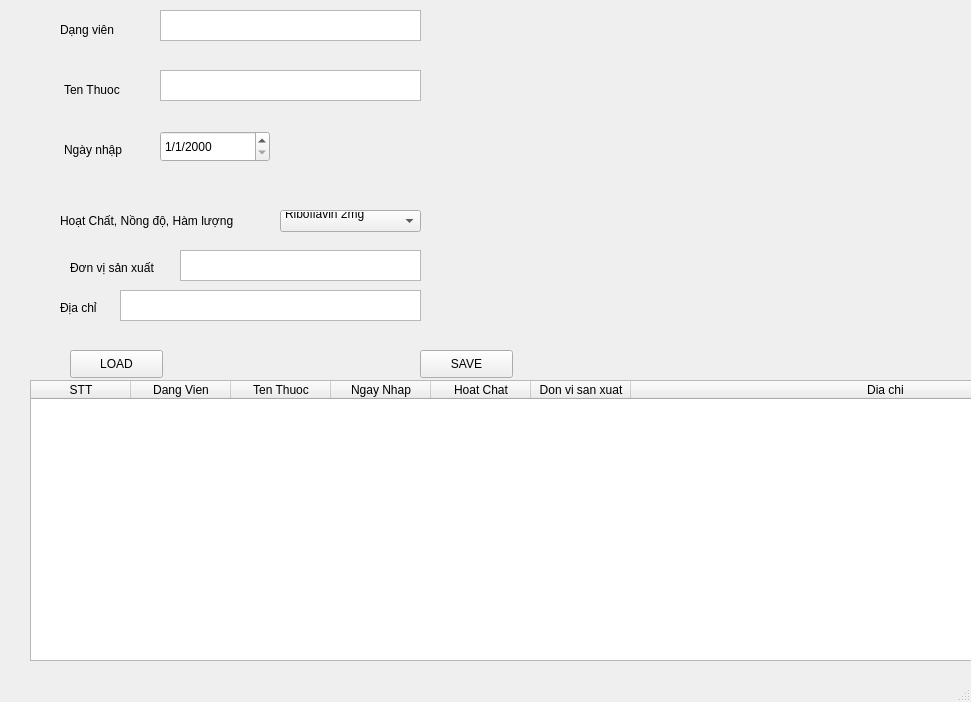
<?xml version="1.0" encoding="UTF-8"?>
<ui version="4.0">
 <class>MainWindow</class>
 <widget class="QMainWindow" name="MainWindow">
  <property name="geometry">
   <rect>
    <x>0</x>
    <y>0</y>
    <width>971</width>
    <height>702</height>
   </rect>
  </property>
  <property name="windowTitle">
   <string>MainWindow</string>
  </property>
  <widget class="QWidget" name="centralwidget">
   <widget class="QPushButton" name="btnLoad">
    <property name="geometry">
     <rect>
      <x>70</x>
      <y>350</y>
      <width>93</width>
      <height>28</height>
     </rect>
    </property>
    <property name="text">
     <string>LOAD</string>
    </property>
   </widget>
   <widget class="QPushButton" name="btnSave">
    <property name="geometry">
     <rect>
      <x>420</x>
      <y>350</y>
      <width>93</width>
      <height>28</height>
     </rect>
    </property>
    <property name="text">
     <string>SAVE</string>
    </property>
   </widget>
   <widget class="QLabel" name="label">
    <property name="geometry">
     <rect>
      <x>64</x>
      <y>80</y>
      <width>71</width>
      <height>20</height>
     </rect>
    </property>
    <property name="text">
     <string>Ten Thuoc</string>
    </property>
   </widget>
   <widget class="QTextEdit" name="txt_tenThuoc">
    <property name="geometry">
     <rect>
      <x>160</x>
      <y>70</y>
      <width>261</width>
      <height>31</height>
     </rect>
    </property>
   </widget>
   <widget class="QLabel" name="label_2">
    <property name="geometry">
     <rect>
      <x>64</x>
      <y>140</y>
      <width>71</width>
      <height>20</height>
     </rect>
    </property>
    <property name="text">
     <string>Ngày nhập</string>
    </property>
   </widget>
   <widget class="QLabel" name="label_3">
    <property name="geometry">
     <rect>
      <x>60</x>
      <y>20</y>
      <width>71</width>
      <height>20</height>
     </rect>
    </property>
    <property name="text">
     <string>Dạng viên</string>
    </property>
   </widget>
   <widget class="QLabel" name="label_4">
    <property name="geometry">
     <rect>
      <x>60</x>
      <y>200</y>
      <width>181</width>
      <height>41</height>
     </rect>
    </property>
    <property name="text">
     <string>Hoạt Chất, Nồng độ, Hàm lượng</string>
    </property>
   </widget>
   <widget class="QComboBox" name="txt_HoatChat">
    <property name="geometry">
     <rect>
      <x>280</x>
      <y>210</y>
      <width>141</width>
      <height>22</height>
     </rect>
    </property>
    <item>
     <property name="text">
      <string>Riboflavin 2mg
</string>
     </property>
    </item>
    <item>
     <property name="text">
      <string>Acid ascorbic 250 mg
</string>
     </property>
    </item>
    <item>
     <property name="text">
      <string>Rutin 50 mg; Vitamin C 50mg
</string>
     </property>
    </item>
    <item>
     <property name="text">
      <string>Acid ascorbic 500 mg
</string>
     </property>
    </item>
    <item>
     <property name="text">
      <string>Acid ascorbic 500 mg
</string>
     </property>
    </item>
    <item>
     <property name="text">
      <string>Cinnarizin 25mg
</string>
     </property>
    </item>
   </widget>
   <widget class="QLabel" name="label_5">
    <property name="geometry">
     <rect>
      <x>70</x>
      <y>260</y>
      <width>101</width>
      <height>16</height>
     </rect>
    </property>
    <property name="text">
     <string>Đơn vị sản xuất</string>
    </property>
   </widget>
   <widget class="QTextEdit" name="txt_DonViSanXuat">
    <property name="geometry">
     <rect>
      <x>180</x>
      <y>250</y>
      <width>241</width>
      <height>31</height>
     </rect>
    </property>
   </widget>
   <widget class="QLabel" name="label_6">
    <property name="geometry">
     <rect>
      <x>60</x>
      <y>300</y>
      <width>55</width>
      <height>16</height>
     </rect>
    </property>
    <property name="text">
     <string>Địa chỉ</string>
    </property>
   </widget>
   <widget class="QTextEdit" name="txt_DiaChi">
    <property name="geometry">
     <rect>
      <x>120</x>
      <y>290</y>
      <width>301</width>
      <height>31</height>
     </rect>
    </property>
   </widget>
   <widget class="QTextEdit" name="txt_DangVien">
    <property name="geometry">
     <rect>
      <x>160</x>
      <y>10</y>
      <width>261</width>
      <height>31</height>
     </rect>
    </property>
   </widget>
   <widget class="QDateEdit" name="txt_dateNhap">
    <property name="geometry">
     <rect>
      <x>160</x>
      <y>131</y>
      <width>110</width>
      <height>31</height>
     </rect>
    </property>
    <property name="currentSection">
     <enum>QDateTimeEdit::DaySection</enum>
    </property>
    <property name="displayFormat">
     <string notr="true">d/M/yyyy</string>
    </property>
   </widget>
   <widget class="QTableWidget" name="tableWidget">
    <property name="geometry">
     <rect>
      <x>30</x>
      <y>380</y>
      <width>1111</width>
      <height>281</height>
     </rect>
    </property>
    <property name="sizeAdjustPolicy">
     <enum>QAbstractScrollArea::AdjustToContents</enum>
    </property>
    <attribute name="horizontalHeaderCascadingSectionResizes">
     <bool>false</bool>
    </attribute>
    <attribute name="horizontalHeaderStretchLastSection">
     <bool>true</bool>
    </attribute>
    <attribute name="verticalHeaderCascadingSectionResizes">
     <bool>false</bool>
    </attribute>
    <attribute name="verticalHeaderStretchLastSection">
     <bool>false</bool>
    </attribute>
    <column>
     <property name="text">
      <string>STT</string>
     </property>
    </column>
    <column>
     <property name="text">
      <string>Dang Vien</string>
     </property>
    </column>
    <column>
     <property name="text">
      <string>Ten Thuoc</string>
     </property>
    </column>
    <column>
     <property name="text">
      <string>Ngay Nhap</string>
     </property>
    </column>
    <column>
     <property name="text">
      <string>Hoat Chat</string>
     </property>
    </column>
    <column>
     <property name="text">
      <string>Don vi san xuat</string>
     </property>
    </column>
    <column>
     <property name="text">
      <string>Dia chi</string>
     </property>
    </column>
   </widget>
  </widget>
  <widget class="QMenuBar" name="menubar">
   <property name="geometry">
    <rect>
     <x>0</x>
     <y>0</y>
     <width>971</width>
     <height>21</height>
    </rect>
   </property>
  </widget>
  <widget class="QStatusBar" name="statusbar"/>
 </widget>
 <resources/>
 <connections/>
</ui>
